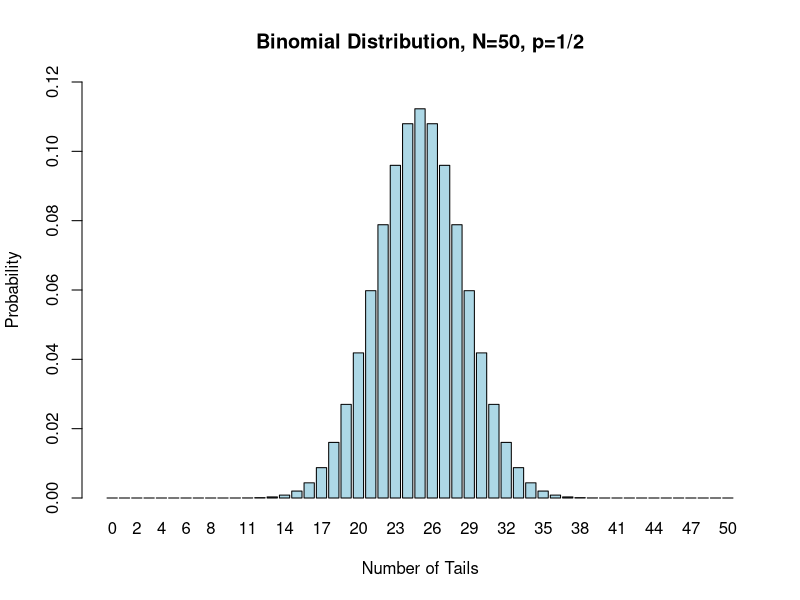
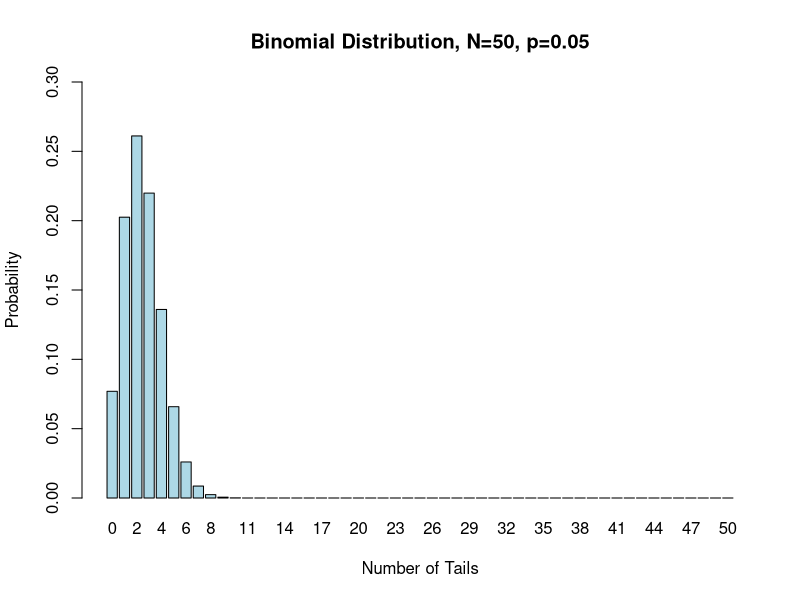
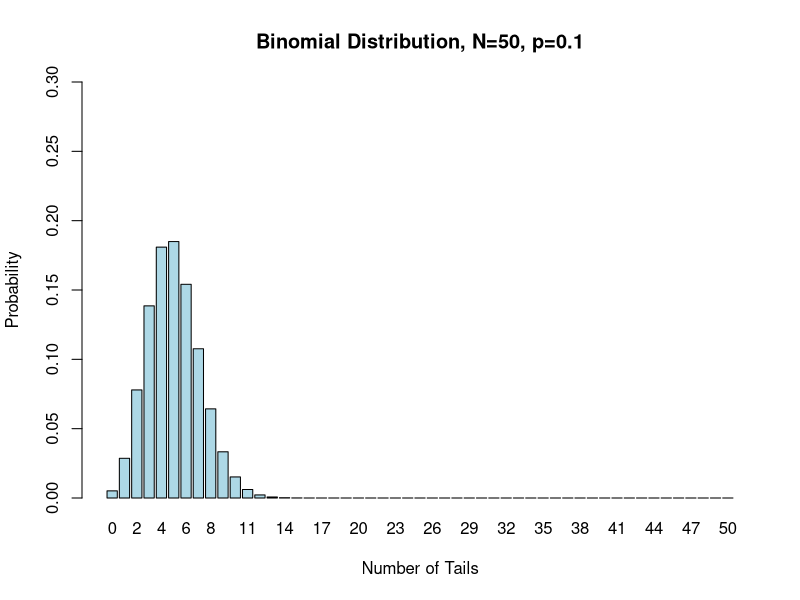
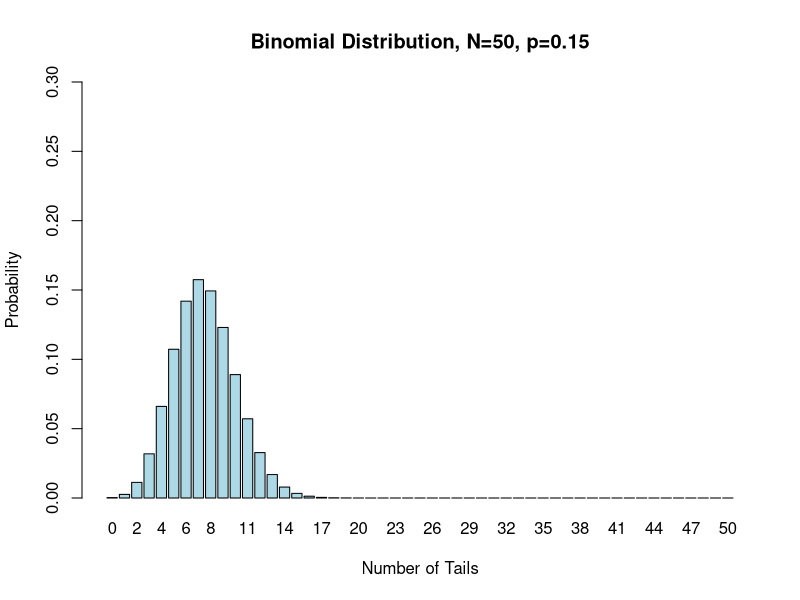
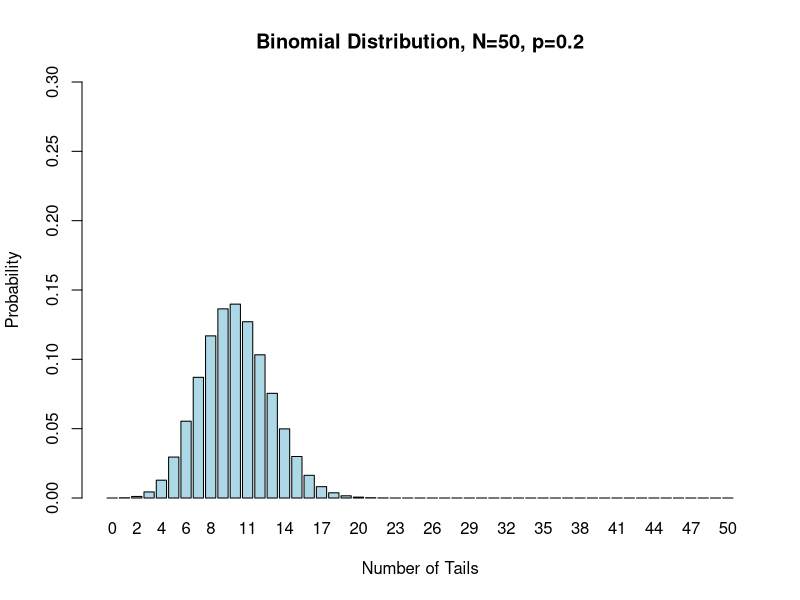
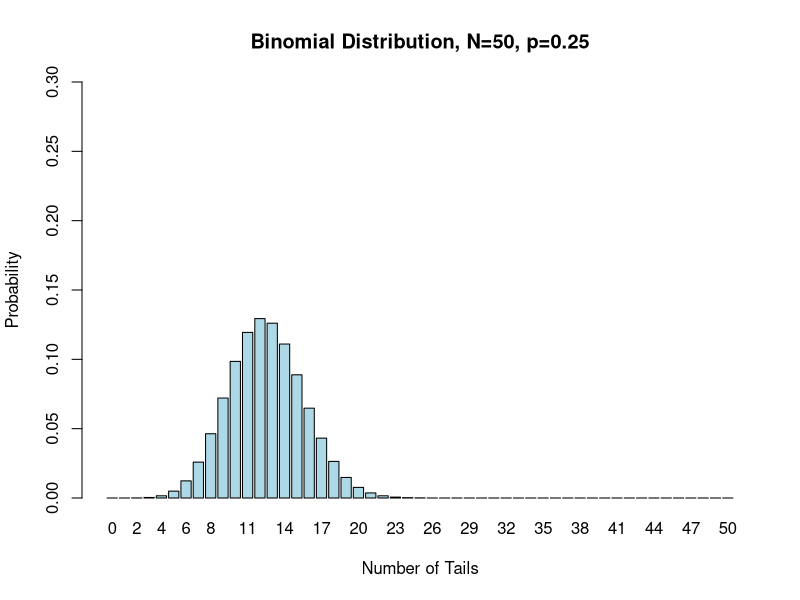
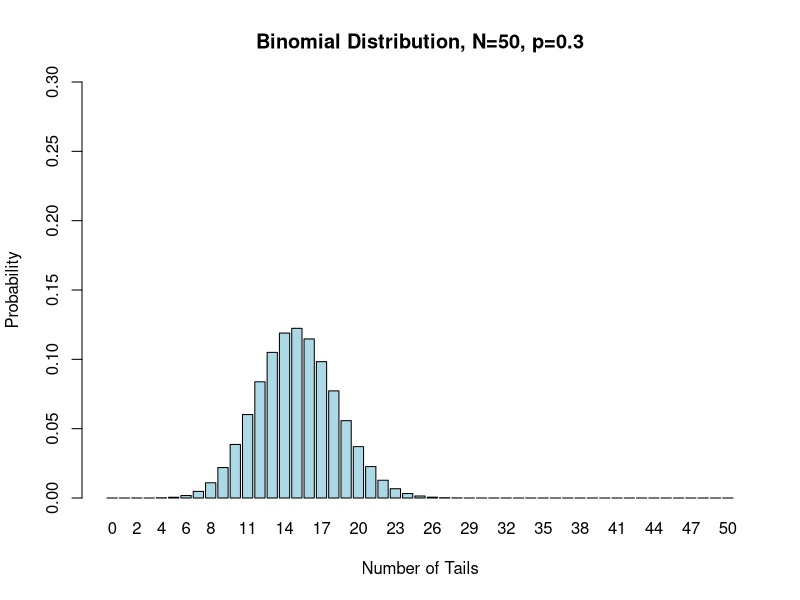
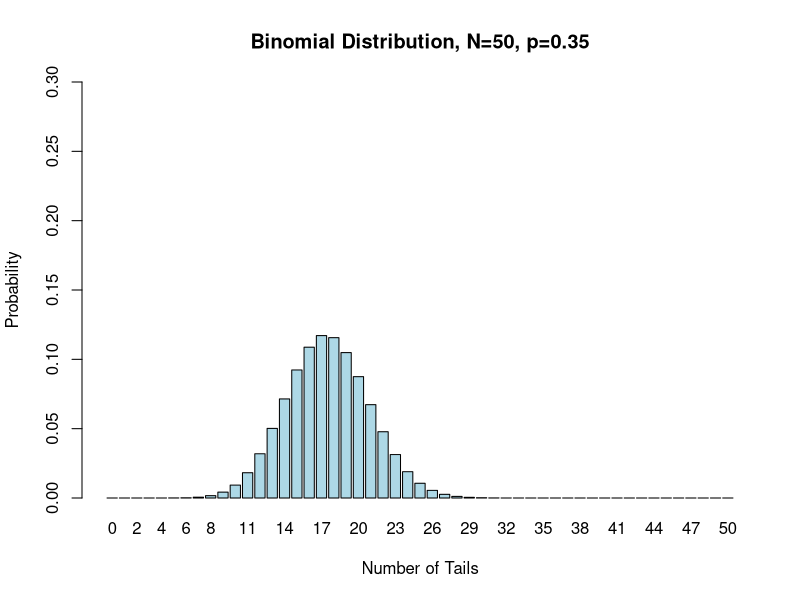

Source code (R) for these figures, in order:
## Fun with one of my favorite distributions
## Clinic on Dynamical Approaches to Infectious Disease Data
## International Clinics on Infectious Disease Dynamics and Data Program
## University of Florida, Gainesveille, FL, USA
##
## Jim Scott, 2012
## Some Rights Reserved
## CC BY-NC 3.0 (http://creativecommons.org/licenses/by-nc/3.0/)


################################################################################
##
## By the end of this tutorial you should:
##
## * understand the terms: sample space, discrete, random variable, probability
##   distribution
## * know the characterisitics of a binomial process
## * know the binomial formula and how to use it
## * be able to utilize the functions dbinom, pbinom, and rbinom
## * be able to plot a binomial distribution in R
## * visualize how the parameters of the binomial distribution affect it.
## * realize that this text editor has no spell check capability and forgive me
##   for any typos I may have made!


# The binomial probability model is a discrete probability model that is
# commonly used in many applications, including modeling disease transmission.
# But, what IS it, exactly?

# The "discrete" part means that it produces random variables that have a finite
# number of possible values (e.g. integers).  The "probability model" part means
# that it provides us with two important pieces of infomation: the possible
# outcomes that may occur and the probabilities with which each outcome occurs.

# There are a number of common discrete probability models that exist, but the
# binomial model is used to model the number of successes that occur in fixed
# number of independent trials.  It's a good model for a process that: 1) has a
# fixed number of independent trials 2) has outcomes that can be categorized
# into either "success" or "failure" 3) has constant probability for "success"
# (i.e. the probability of a "success" doesn't change.

# Coin flipping is a common example of a binomial process.  Suppose I flip a
# coin 10 times. One flip represents one trial.  The number of trials is fixed
# (n=10).  There are only two outcomes.  The probability of a success (e.g.
# getting "tails") remains constant. The number of tails in 10 trials is a
# binomially distributed random variable.

# What's a random variable?  Well, before we talk about that, lets define one
# other term - sample space.  The sample space of a random phenomenon is the set
# of all possible outcomes that could occur.  Note that an outcome need not be
# numeric.  For example, consider tossing a coin one time.  The sample space is
# {heads, tails}.  If you were to
# toss the coin 2 times the sample space would consist of:
# S = {heads heads, heads tails, tails heads, tails tails}
# and we would say the size of the sample space is 4.

# A random variable maps each outcome in the sample space to a numeric value.
# For example, if I defined the random variable X as the number of tails that
# occurs in two flips of a coin, I would observe the following:
#
# outcome          X
# heads heads      0
# heads tails      1
# tails heads      1
# tails tails      2
#
# I could describe the distribution of X in the following manner:
#
# outcome      probability
# X = 0          0.25
# X = 1          0.50
# X = 2          0.25

# Also, notice that the random variable X is binomial because we have:  1) fixed
# number of independent trials (n=2), 2) either a "success" (tails) or failure
# occurs (not tails), and 3) the probability of a "success" (getting tails)
# remains constant. Here the probability of a success in any one trial is p=0.5

# If we suspect that a random variable is binomial, we can use the binomial
# formula to calculate the probability that X equals some specific value.  For
# example, if we didn't know that the probabiliy of getting 0 tails on 2 flips
# is 0.25, we could have used the following formula to obtain it:
#
# Binomial formula:
# P(X = x) = N!/[(x!)(N-x)!] * p^x * (1-p)^(N-x)
#
# You might be familiar with seeing N!/[(x!)(N-x)!] written as "N choose x"
#
# In the above equation:
# x = number of successes
# N = number of trials
# p = the probability of a success

# In our example, N = 2 and p = 0.5.  To calculate the probability that X = 0
# use:
# P(X = 0) = 2!/[(0!)(2-0)!] * 0.5^0 * (1-0.5)^(2-0)
#          = 1               * 1     * 0.25         = 0.25    (recall that 0! = 1)

# This has all been a preamble toward getting you prepared to use the binomial
# distribution in R.  To obtain the calculation above in R, you need only
# execute the following command:

dbinom(0,2,0.5)

# The syntax is pbinom(x, N, p)

# That one isn't too hard to calculate in your head, but suppose you wanted to
# know the probability of getting exactly 20 tails if you flipped a coin 50
# times.  Instead of calculating it with the formula (or a calculator), just use
# R.  Here, N=50, p is still 0.5. Run:

dbinom(20, 50, 0.5)

# If you'd like to determine the entire distribution when N=50 and p=0.5 you
# could type:

dbinom(0:50, 50, 0.5)

# Nice, but not that visually stimulating.  Let's plot it!


barplot(dbinom(0:50, size=50, prob=1/2),names.arg=0:50,ylab="Probability",
        main="Binomial Distribution, N=50, p=1/2",xlab="Number of Tails",
        col="light blue",ylim=c(0,.12))

# The binomial distribution has 2 parameters, N, the number of fixed trials, and
# p, the probability of a success.  The distribution is completely determined by
# these values, just like a normal distribution is completely determined by its
# paramters, the mean and the standard deviation.  To see how the distriution
# changes as p changes, try highlighting and running the following code (here
# we're holding N constant at 50):

binom <- function(p) {
  barplot(dbinom(0:50, size=50, prob=p),names.arg=0:50,ylab="Probability",
          main=paste0("Binomial Distribution, N=50, p=",p),xlab="Number of Tails",
          col="light blue", ylim=c(0,0.3))
  Sys.sleep(0.1)
}
ignore <- sapply((1:19)/20, binom)

# If you didn't see all the plots, try clicking the back arrow a few times in
# the plot window to see all the plots that R produced.


# To get an idea of how the binomial distribution can change when N varies try
# running the following code. Here p is set to 1/2, after you've run the code
# once, try changing p to a different value.

binom <- function(N) {
  barplot(dbinom(0:N, size=N, prob=1/2),names.arg=0:N,ylab="Probability",
          main=paste0("Binomial Distribution, N=",N,", p=1/2"),xlab="Number of Tails",
          col="light blue", ylim=c(0,0.5))
  Sys.sleep(0.1)
}
ignore <- sapply(1:20, binom)

# Again, if you didn't see all the plots, try clicking the back arrow a few
# times in the plot window to see all the plots that R produced.

# The binomial formula provides you with just the area of one bar.  To determine
# the area that is less than or equal to a specific value, for example, the
# probability that we get 20 or fewer tails in 50 flips, you could type:

sum(dbinom(0:20, 50, 0.5))

# or, equivalently

pbinom(20,50,0.5)

# The difference between these two commands is that dbinom sums up the areas of
# each bar you specify whereas pbinom sums up the bars that are less than or
# equal to the value of the first number in the parentheses

# To create a visual of this you could execute the following:

ints=0:50

barplot(dbinom(ints, size=50, prob=1/2),names.arg=0:50,ylab="Probability",
        main="Binomial Distribution, N=50, p=1/2",xlab="Number of Tails",
        col=ifelse(ints<=20,"blue","light blue"))

# The area of the dark blue bars is:

pbinom(20,50,0.5)

# You can also use R to simulate binomially distributed random variables.  For
# example, suppose N = 50 and p=1/2.  You'd expect to get 25 successes, but due
# to random chance you won't always get 25.  Sometimes you'll get a few more,
# sometimes a few less.  To simulate the outcome of 50 coin tosses, just type:

rbinom(1,50,1/2)

# If you'd like to similate the results of 1000 people flipping a coin 50 times
# type:

mysims <- rbinom(1000,50,1/2)
mysims

# the output isn't so useful in that form...try plotting it instead:

hist(mysims, freq=FALSE, breaks=seq(-0.5,50.5,1),ylim=c(0,0.2),col="grey",
     ylab="Number of occurences",xlab="Number of tails in 50 flips")

# Your distribution should look similar to the following, theoretical binomial
# distribution:

barplot(dbinom(0:50, size=50, prob=1/2),names.arg=0:50,ylab="Probability",
        main="Binomial Distribution, N=50, p=1/2",xlab="Number of Tails"
        ,ylim=c(0,0.2),col="light blue")

# click the back arrow in the Plots window to compare and contrast.  You should
# also
# notice that this particular binomial distribution is 'bell shaped' like the
# normal
# distribution.  As a rule of thumb, whenever N*p > 10 and N*(1-p) > 10, you can
# use a normal distribution to approximate the binomial distribution.
# Use mean = N*p and variance = N*p*(1-p).  In this case, mean = 50*0.5 = 25 and
# variance = 50*0.5*0.5 = 12.5.  The SD is sqrt(12.5) or 3.54.  To compare the
# approximated normal distribution to your simulated binomial data, you could
# type:

hist(mysims, freq=FALSE, breaks=seq(-0.5,50.5,1),ylim=c(0,0.2),col="grey",
     ylab="Number of occurences",xlab="Number of tails in 50 flips")
curve(dnorm(x,mean=25,sd=3.54), add=TRUE, col="blue",lwd=3)

# That concludes the tutorial!

# Refs:
# Introduction to Probability with R, Baclawski, Chapman & Hall, 2008
# Introduction to the Practice of Statistics ed 7, Moore, McCabe, & Craig, W.H.
# Freeman, 2012

# To test your skills try the following problems.
#
#
#
# Roulette - on a roulette wheel, there are 18 red numbers, 18 black numbers,
# and 2 green numbers.  The numbers 1 to 36 appear on the wheel along with 0 and # 00.
# The probability that the roulette ball lands on any one number is the same
# (i.e. 1/38).  Suppose you always bet on red, and you play 20 times.
#
#
# a) Determine the probability of each outcome (eg, winning 0 times, 1 time,
# etc)
# b) Determine the probability of winning at least 10 times
# C) Produce a plot of the probability distribution of the number of 'wins'
# d) Simulate the number of wins when you play roulette 20 times for 1000
# replications
# e) Make a histogram of your results from part d)
# f) In how many of your replications did you win at least 10 times?
#
# Answers below
#
#
#
#
#
#
#
#
#
#
#
#
#
#
#
#
#
#
#
#
#
#
#
#
#
#
#
#
#
#
#
#
#
#
#
#
#
#
#
#
#
#
# a)
dbinom(0:20,20,18/38)

# b)
sum(dbinom(10:20, 20,18/38))
# or
1 - pbinom(9,20,18/38)

# C)
barplot(dbinom(0:20, size=20, prob=18/38),names.arg=0:20,ylab="Probability",
        main="Binomial Distribution, N=20, p=18/38",xlab="Number of Tails"
       ,ylim=c(0,0.2))

# d)
data1<-rbinom(1000,20,18/38)
data1

# e)
hist(data1)

# f)
length(data1[data1>9])
#or
sum(ifelse(data1>9,1,0))
#or
sum(1*(data1>9))
#or just sort and count them up
sort(data1)
